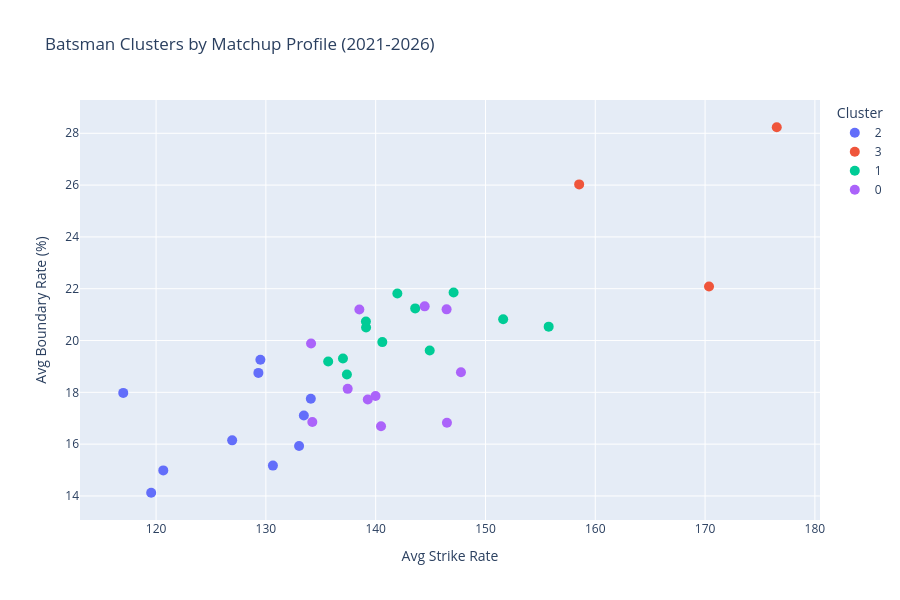

Notebook cell for this chart:
### Code cell
# scatter of SR vs boundary rate, coloured by cluster
# hover over any dot to see the player name and full stats
fig3 = px.scatter(
    batsman_profile,
    x='avg_sr',
    y='avg_boundary_rate',
    color=batsman_profile['cluster'].astype(str),
    hover_name='batter',
    hover_data={
        'avg_sr': ':.1f',
        'avg_boundary_rate': ':.1f',
        'avg_dismissal_prob': ':.2f',
        'total_balls': True
    },
    title='Batsman Clusters by Matchup Profile (2021-2026)',
    labels={
        'avg_sr': 'Avg Strike Rate',
        'avg_boundary_rate': 'Avg Boundary Rate (%)',
        'color': 'Cluster'
    }
)
fig3.update_traces(marker=dict(size=10))
fig3.update_layout(width=900, height=600)
fig3.show()

print()
print('Look at the cluster centres above and label each cluster yourself:')
print('e.g. Cluster 0 = aggressive hitters (high SR, high boundary rate)')
print('     Cluster 1 = accumulators (moderate SR, low boundary rate)')
print('     Cluster 2 = ...')

### Figure 1 — Plotly figure (JSON) as saved in the notebook; plotly's stock layout.template omitted (floating-point values rounded to 4 significant figures)
{"data": [{"customdata": [[3.835, 475.0], [3.931, 425.0], [3.779, 459.0], [6.093, 342.0], [3.744, 912.0], [4.838, 629.0], [3.672, 358.0], [4.189, 353.0], [3.765, 343.0], [5.713, 249.0]], "hovertemplate": "<b>%{hovertext}</b><br><br>Cluster=2<br>Avg Strike Rate=%{x:.1f}<br>Avg Boundary Rate (%)=%{y:.1f}<br>avg_dismissal_prob=%{customdata[0]:.2f}<br>total_balls=%{customdata[1]}<extra></extra>", "hovertext": ["AK Markram", "D Padikkal", "HH Pandya", "R Parag", "RD Gaikwad", "RG Sharma", "S Dube", "SS Iyer", "VR Iyer", "WP Saha"], "legendgroup": "2", "marker": {"color": "#636efa", "size": 10, "symbol": "circle"}, "mode": "markers", "name": "2", "orientation": "v", "showlegend": true, "type": "scatter", "x": [130.6, 129.3, 120.7, 126.9, 134.1, 129.5, 133.5, 133.0, 119.6, 117.0], "xaxis": "x", "y": [15.17, 18.75, 14.99, 16.15, 17.75, 19.26, 17.11, 15.92, 14.12, 17.98], "yaxis": "y"}, {"customdata": [[3.853, 422.0], [4.441, 394.0], [3.96, 735.0]], "hovertemplate": "<b>%{hovertext}</b><br><br>Cluster=3<br>Avg Strike Rate=%{x:.1f}<br>Avg Boundary Rate (%)=%{y:.1f}<br>avg_dismissal_prob=%{customdata[0]:.2f}<br>total_balls=%{customdata[1]}<extra></extra>", "hovertext": ["Abhishek Sharma", "H Klaasen", "YBK Jaiswal"], "legendgroup": "3", "marker": {"color": "#EF553B", "size": 10, "symbol": "circle"}, "mode": "markers", "name": "3", "orientation": "v", "showlegend": true, "type": "scatter", "x": [176.5, 170.4, 158.5], "xaxis": "x", "y": [28.23, 22.09, 26.03], "yaxis": "y"}, {"customdata": [[3.262, 692.0], [5.026, 281.0], [3.975, 664.0], [5.244, 205.0], [4.866, 200.0], [4.612, 416.0], [3.905, 450.0], [4.722, 276.0], [4.224, 407.0], [4.989, 266.0], [3.861, 402.0], [3.783, 860.0]], "hovertemplate": "<b>%{hovertext}</b><br><br>Cluster=1<br>Avg Strike Rate=%{x:.1f}<br>Avg Boundary Rate (%)=%{y:.1f}<br>avg_dismissal_prob=%{customdata[0]:.2f}<br>total_balls=%{customdata[1]}<extra></extra>", "hovertext": ["B Sai Sudharsan", "GJ Maxwell", "Ishan Kishan", "MM Ali", "MR Marsh", "N Pooran", "N Rana", "P Simran Singh", "Q de Kock", "RA Tripathi", "RR Pant", "SA Yadav"], "legendgroup": "1", "marker": {"color": "#00cc96", "size": 10, "symbol": "circle"}, "mode": "markers", "name": "1", "orientation": "v", "showlegend": true, "type": "scatter", "x": [147.1, 155.8, 140.6, 139.1, 142.0, 144.9, 137.0, 139.1, 135.7, 143.6, 137.4, 151.6], "xaxis": "x", "y": [21.85, 20.54, 19.94, 20.5, 21.81, 19.61, 19.31, 20.73, 19.19, 21.24, 18.69, 20.82], "yaxis": "y"}, {"customdata": [[3.226, 227.0], [1.665, 365.0], [2.799, 960.0], [2.969, 953.0], [2.326, 1318.0], [2.215, 277.0], [2.518, 509.0], [2.823, 793.0], [2.899, 1317.0], [2.951, 448.0], [2.648, 1369.0]], "hovertemplate": "<b>%{hovertext}</b><br><br>Cluster=0<br>Avg Strike Rate=%{x:.1f}<br>Avg Boundary Rate (%)=%{y:.1f}<br>avg_dismissal_prob=%{customdata[0]:.2f}<br>total_balls=%{customdata[1]}<extra></extra>", "hovertext": ["DA Miller", "DA Warner", "F du Plessis", "JC Buttler", "KL Rahul", "RA Jadeja", "S Dhawan", "SV Samson", "Shubman Gill", "Tilak Varma", "V Kohli"], "legendgroup": "0", "marker": {"color": "#ab63fa", "size": 10, "symbol": "circle"}, "mode": "markers", "name": "0", "orientation": "v", "showlegend": true, "type": "scatter", "x": [140.5, 138.5, 137.5, 146.5, 134.2, 146.5, 134.1, 144.5, 140.0, 147.8, 139.3], "xaxis": "x", "y": [16.69, 21.2, 18.13, 21.2, 16.85, 16.83, 19.88, 21.32, 17.86, 18.77, 17.73], "yaxis": "y"}], "layout": {"height": 600, "legend": {"title": {"text": "Cluster"}, "tracegroupgap": 0}, "title": {"text": "Batsman Clusters by Matchup Profile (2021-2026)"}, "width": 900, "xaxis": {"anchor": "y", "domain": [0, 1], "title": {"text": "Avg Strike Rate"}}, "yaxis": {"anchor": "x", "domain": [0, 1], "title": {"text": "Avg Boundary Rate (%)"}}}}
